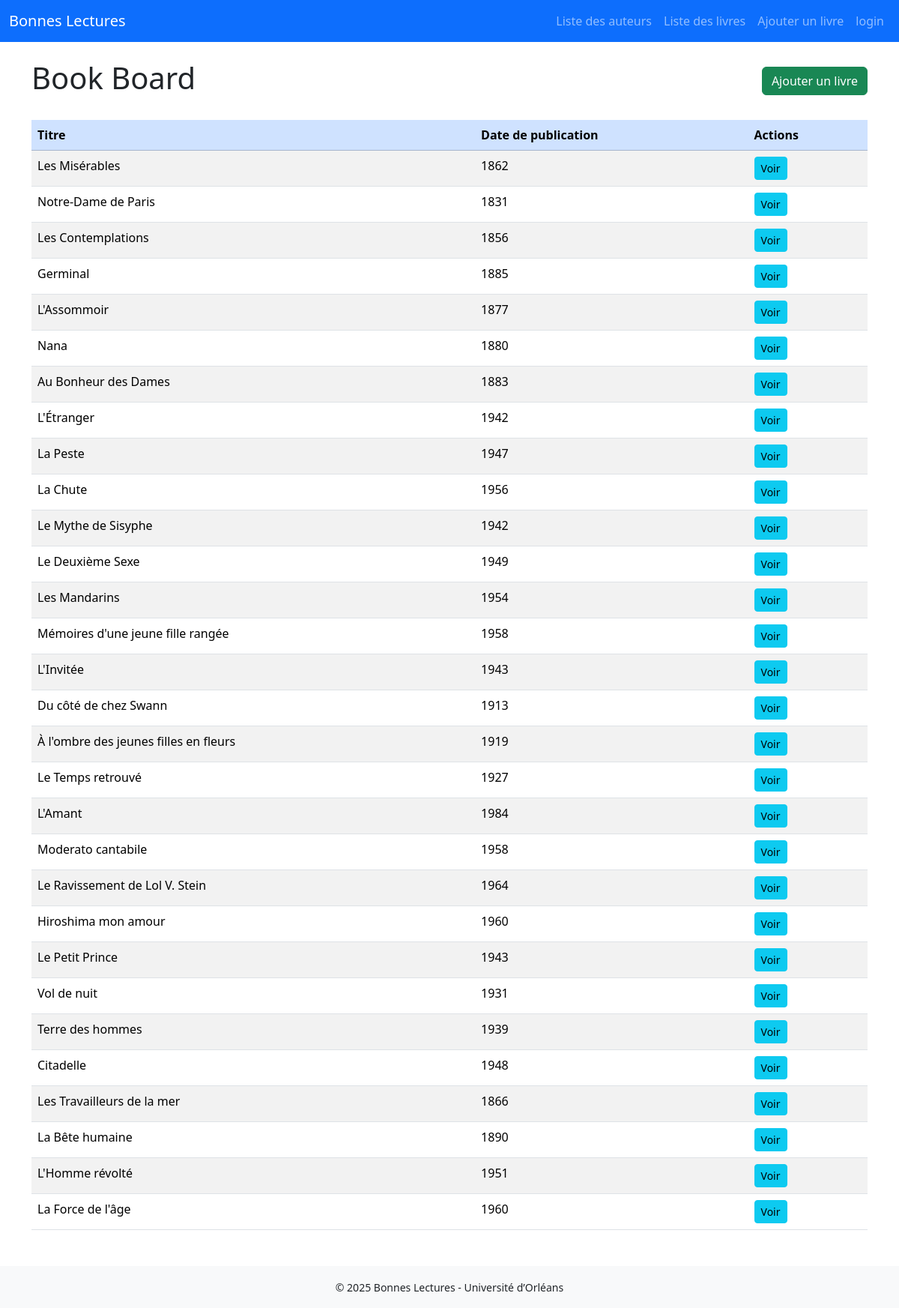
Page /bookBoard on the committed database.
### bonnes_lectures/models.py (models this page shows, shortened)
class Book(models.Model):
    title = models.CharField(max_length=255)
    authors = models.ManyToManyField(Author, related_name="livres")
    publisher = models.CharField(max_length=255)
    year = models.IntegerField()
    ISBN = IsbnField()
    backCover = models.CharField()
    cover = models.BooleanField()
    user = models.ForeignKey(User, on_delete=models.CASCADE, related_name="books")

### bonnes_lectures/views.py (the view)
def bookBoard ( request ) :
    books = Book.objects.all()
    return render(request, "bonnes_lectures/Book_board.html",{"books" : books})

### bonnes_lectures/templates/bonnes_lectures/Book_board.html (shortened to what this page needs)
{% extends "bonnes_lectures/main.html" %}
{% block content %}
<div class="d-flex justify-content-between align-items-center mb-4">
    <h1>Book Board</h1>
    <a href="{% url 'newBook' %}" class="btn btn-success">Ajouter un livre</a>
</div>
<table class="table table-striped table-hover">
    <thead class="table-primary">
        <tr>
            <th>Titre</th>
            <th>Date de publication</th>
            <th>Actions</th>
        </tr>
    </thead>
    <tbody>
        {% for book in books %}
        <tr>
            <td>{{ book.title }}</td>
            <td>{{ book.year }}</td>
            <td>
                <a href="{% url 'book' book.id %}" class="btn btn-info btn-sm me-1">Voir</a>
            </td>
        </tr>
        {% empty %}
        <tr>
            <td colspan="3" class="text-center">Aucun livre trouvé.</td>
        </tr>
        {% endfor %}
    </tbody>
</table>
{% endblock %}

### rows in the picture
Book: title "Les Misérables", year "1862"
Book: title "Notre-Dame de Paris", year "1831"
Book: title "Les Contemplations", year "1856"
Book: title "Germinal", year "1885"
Book: title "L'Assommoir", year "1877"
Book: title "Nana", year "1880"
Book: title "Au Bonheur des Dames", year "1883"
Book: title "L'Étranger", year "1942"
Book: title "La Peste", year "1947"
Book: title "La Chute", year "1956"
Book: title "Le Mythe de Sisyphe", year "1942"
Book: title "Le Deuxième Sexe", year "1949"
Book: title "Les Mandarins", year "1954"
Book: title "Mémoires d'une jeune fille rangée", year "1958"
Book: title "L'Invitée", year "1943"
Book: title "Du côté de chez Swann", year "1913"
Book: title "À l'ombre des jeunes filles en fleurs", year "1919"
Book: title "Le Temps retrouvé", year "1927"
Book: title "L'Amant", year "1984"
Book: title "Moderato cantabile", year "1958"
Book: title "Le Ravissement de Lol V. Stein", year "1964"
Book: title "Hiroshima mon amour", year "1960"
Book: title "Le Petit Prince", year "1943"
Book: title "Vol de nuit", year "1931"
Book: title "Terre des hommes", year "1939"
Book: title "Citadelle", year "1948"
Book: title "Les Travailleurs de la mer", year "1866"
Book: title "La Bête humaine", year "1890"
Book: title "L'Homme révolté", year "1951"
Book: title "La Force de l'âge", year "1960"
